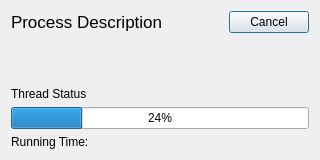
<?xml version="1.0" encoding="UTF-8"?>
<ui version="4.0">
 <class>ProcessingThreadDialog</class>
 <widget class="QDialog" name="ProcessingThreadDialog">
  <property name="geometry">
   <rect>
    <x>0</x>
    <y>0</y>
    <width>320</width>
    <height>160</height>
   </rect>
  </property>
  <property name="windowTitle">
   <string>Dialog</string>
  </property>
  <layout class="QVBoxLayout" name="verticalLayout">
   <item>
    <layout class="QHBoxLayout" name="horizontalLayout_2">
     <item>
      <widget class="QLabel" name="processDescriptionLabel">
       <property name="font">
        <font>
         <pointsize>13</pointsize>
        </font>
       </property>
       <property name="text">
        <string>Process Description</string>
       </property>
      </widget>
     </item>
     <item>
      <spacer name="horizontalSpacer_2">
       <property name="orientation">
        <enum>Qt::Horizontal</enum>
       </property>
       <property name="sizeHint" stdset="0">
        <size>
         <width>40</width>
         <height>20</height>
        </size>
       </property>
      </spacer>
     </item>
     <item>
      <widget class="QPushButton" name="cancelPushButton">
       <property name="maximumSize">
        <size>
         <width>80</width>
         <height>16777215</height>
        </size>
       </property>
       <property name="text">
        <string>Cancel</string>
       </property>
      </widget>
     </item>
    </layout>
   </item>
   <item>
    <spacer name="verticalSpacer">
     <property name="orientation">
      <enum>Qt::Vertical</enum>
     </property>
     <property name="sizeHint" stdset="0">
      <size>
       <width>20</width>
       <height>40</height>
      </size>
     </property>
    </spacer>
   </item>
   <item>
    <widget class="QLabel" name="threadStatusLabel">
     <property name="text">
      <string>Thread Status</string>
     </property>
    </widget>
   </item>
   <item>
    <widget class="QProgressBar" name="progressBar">
     <property name="value">
      <number>24</number>
     </property>
    </widget>
   </item>
   <item>
    <widget class="QLabel" name="runningTimeLabel">
     <property name="text">
      <string>Running Time: </string>
     </property>
    </widget>
   </item>
  </layout>
 </widget>
 <resources/>
 <connections/>
</ui>
